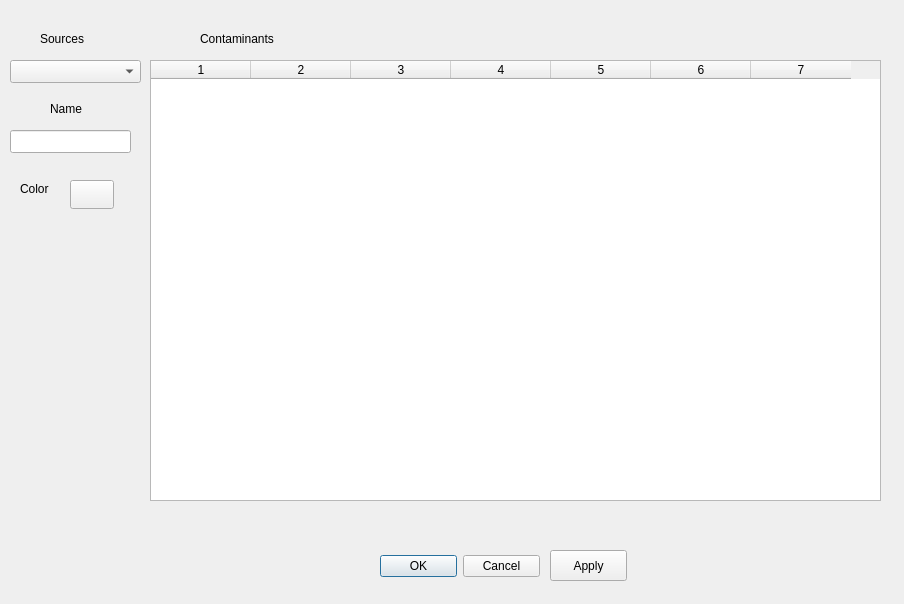
<ui version="4.0" >
 <class>SourceConcentrationDialog</class>
 <widget class="QDialog" name="SourceConcentrationDialog" >
  <property name="geometry" >
   <rect>
    <x>0</x>
    <y>0</y>
    <width>904</width>
    <height>604</height>
   </rect>
  </property>
  <property name="windowTitle" >
   <string>Source Chemical Concentration Levels</string>
  </property>
  <widget class="QDialogButtonBox" name="buttonBox" >
   <property name="geometry" >
    <rect>
     <x>380</x>
     <y>550</y>
     <width>160</width>
     <height>32</height>
    </rect>
   </property>
   <property name="orientation" >
    <enum>Qt::Horizontal</enum>
   </property>
   <property name="standardButtons" >
    <set>QDialogButtonBox::Cancel|QDialogButtonBox::NoButton|QDialogButtonBox::Ok</set>
   </property>
  </widget>
  <widget class="QTableWidget" name="_chemicalTable" >
   <property name="geometry" >
    <rect>
     <x>150</x>
     <y>60</y>
     <width>731</width>
     <height>441</height>
    </rect>
   </property>
   <property name="rowCount" >
    <number>0</number>
   </property>
   <property name="columnCount" >
    <number>7</number>
   </property>
   <column/>
   <column/>
   <column/>
   <column/>
   <column/>
   <column/>
   <column/>
  </widget>
  <widget class="QLabel" name="label" >
   <property name="geometry" >
    <rect>
     <x>40</x>
     <y>30</y>
     <width>53</width>
     <height>18</height>
    </rect>
   </property>
   <property name="text" >
    <string>Sources</string>
   </property>
  </widget>
  <widget class="QLabel" name="label_2" >
   <property name="geometry" >
    <rect>
     <x>200</x>
     <y>30</y>
     <width>78</width>
     <height>18</height>
    </rect>
   </property>
   <property name="text" >
    <string>Contaminants</string>
   </property>
  </widget>
  <widget class="QComboBox" name="sourceDropDown" >
   <property name="geometry" >
    <rect>
     <x>10</x>
     <y>60</y>
     <width>131</width>
     <height>23</height>
    </rect>
   </property>
  </widget>
  <widget class="QtTools::ColorButton" name="color" >
   <property name="geometry" >
    <rect>
     <x>70</x>
     <y>180</y>
     <width>44</width>
     <height>29</height>
    </rect>
   </property>
   <property name="text" >
    <string/>
   </property>
  </widget>
  <widget class="QLabel" name="label_15" >
   <property name="geometry" >
    <rect>
     <x>20</x>
     <y>180</y>
     <width>31</width>
     <height>18</height>
    </rect>
   </property>
   <property name="text" >
    <string>Color</string>
   </property>
  </widget>
  <widget class="QLineEdit" name="sourceName" >
   <property name="geometry" >
    <rect>
     <x>10</x>
     <y>130</y>
     <width>121</width>
     <height>23</height>
    </rect>
   </property>
  </widget>
  <widget class="QLabel" name="label_3" >
   <property name="geometry" >
    <rect>
     <x>50</x>
     <y>100</y>
     <width>33</width>
     <height>18</height>
    </rect>
   </property>
   <property name="text" >
    <string>Name</string>
   </property>
  </widget>
  <widget class="QPushButton" name="applyButton" >
   <property name="geometry" >
    <rect>
     <x>550</x>
     <y>550</y>
     <width>77</width>
     <height>31</height>
    </rect>
   </property>
   <property name="text" >
    <string>Apply</string>
   </property>
  </widget>
 </widget>
 <customwidgets>
  <customwidget>
   <class>QtTools::ColorButton</class>
   <extends>QPushButton</extends>
   <header>QtTools/ColorButton.h</header>
  </customwidget>
 </customwidgets>
 <resources/>
 <connections>
  <connection>
   <sender>buttonBox</sender>
   <signal>accepted()</signal>
   <receiver>SourceConcentrationDialog</receiver>
   <slot>accept()</slot>
   <hints>
    <hint type="sourcelabel" >
     <x>248</x>
     <y>254</y>
    </hint>
    <hint type="destinationlabel" >
     <x>157</x>
     <y>274</y>
    </hint>
   </hints>
  </connection>
  <connection>
   <sender>buttonBox</sender>
   <signal>rejected()</signal>
   <receiver>SourceConcentrationDialog</receiver>
   <slot>reject()</slot>
   <hints>
    <hint type="sourcelabel" >
     <x>316</x>
     <y>260</y>
    </hint>
    <hint type="destinationlabel" >
     <x>286</x>
     <y>274</y>
    </hint>
   </hints>
  </connection>
 </connections>
</ui>
